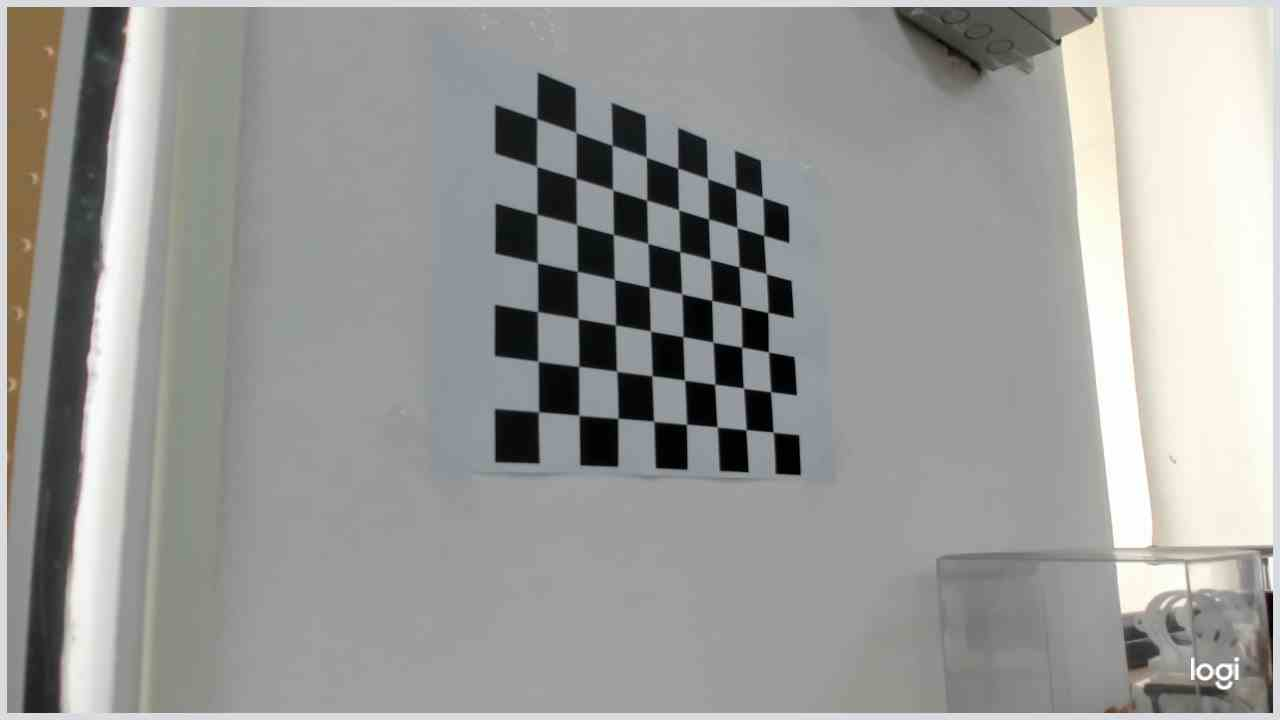
#> input picture python/cailbration/RGB_projector/camera_calibration_data/00.jpg, 1280 x 720 px
$ jupyter execute RGB_camera_calibration.ipynb
#> lines starting #> are read from the running program, lines starting #| are printed output that depends on the picture; after the words box and inside, x2 and y2 are one past the last pixel; in counts of white or black regions, pixels touching at a corner belong together; long printed decimals are rounded
[cell 1]
import numpy as np
import cv2
import glob
import matplotlib.pyplot as plt
from PIL import Image
import os
import os.path
import glob
import argparse

[cell 2]
np.set_printoptions(suppress=True)

[cell 3]
# prepare object points, like (0,0,0), (1,0,0), (2,0,0) ....,(6,5,0)
# (8,6) is for the given testing images.
# If you use the another data (e.g. pictures you take by your smartphone),
# you need to set the corresponding numbers.
corner_x = 8
corner_y = 7
objp = np.zeros((corner_x*corner_y,3), np.float32)
objp[:,:2] = np.mgrid[0:corner_x, 0:corner_y].T.reshape(-1,2)
block_len = 2.5
objp = objp * block_len

[cell 4]
RGBobjpoints = []
RGBimgpoints = [] # 2d points in image plane.

# Make a list of calibration images
images = glob.glob('camera_calibration_data/*g')

# Step through the list and search for chessboard corners
print('Start finding chessboard corners of RGB image...')
for idx, fname in enumerate(images):
    img = cv2.imread(fname)
#> img is the input picture: shape (720, 1280, 3); mean B, G, R 152.9, 155.1, 155.1
    gray = cv2.cvtColor(img, cv2.COLOR_BGR2GRAY)
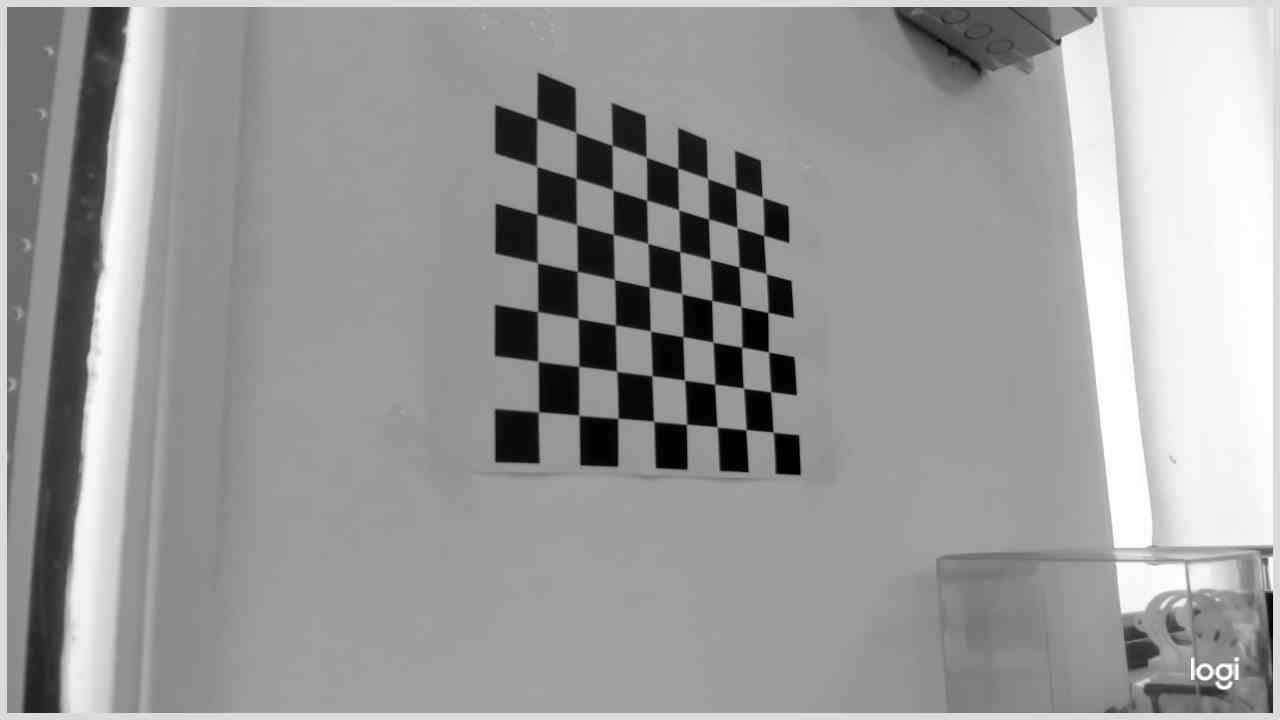
#> gray: shape (720, 1280); min 0, max 255, mean 154.9
    plt.imshow(gray)
    img_size = (img.shape[1], img.shape[0])
#> img_size = (1280, 720)

    #Find the chessboard corners
    print('find the chessboard corners of',fname)
    ret, corners = cv2.findChessboardCorners(gray, (corner_x,corner_y), None)
#> ret = True; corners = 56 rows, first 8: [773, 432.5], [745.5, 429.5], [716.1, 428.2], [685.5, 423.6], [654.2, 419.6], [621, 414], [574, 411], [538.5, 412]

    #criteria:角點精準化迭代過程的終止條件
    criteria = (cv2.TERM_CRITERIA_EPS + cv2.TERM_CRITERIA_MAX_ITER, 30, 0.001)
    #執行亞畫素級角點檢測
    corners = cv2.cornerSubPix(gray,corners,(11,11),(-1,-1),criteria)
#> corners = 56 rows, first 8: [773.2, 432.2], [746, 429.7], [717.2, 427], [686.5, 424.4], [653.7, 421.3], [617.9, 418.4], [578.9, 415.3], [538.5, 411.8]

#     print(len(corners))

    # If found, add object points, image points
    if ret == True:
        RGBobjpoints.append(objp)
        RGBimgpoints.append(corners)
#         print(fname)

        # Draw and display the corners
        cv2.drawChessboardCorners(img, (corner_x,corner_y), corners, ret)
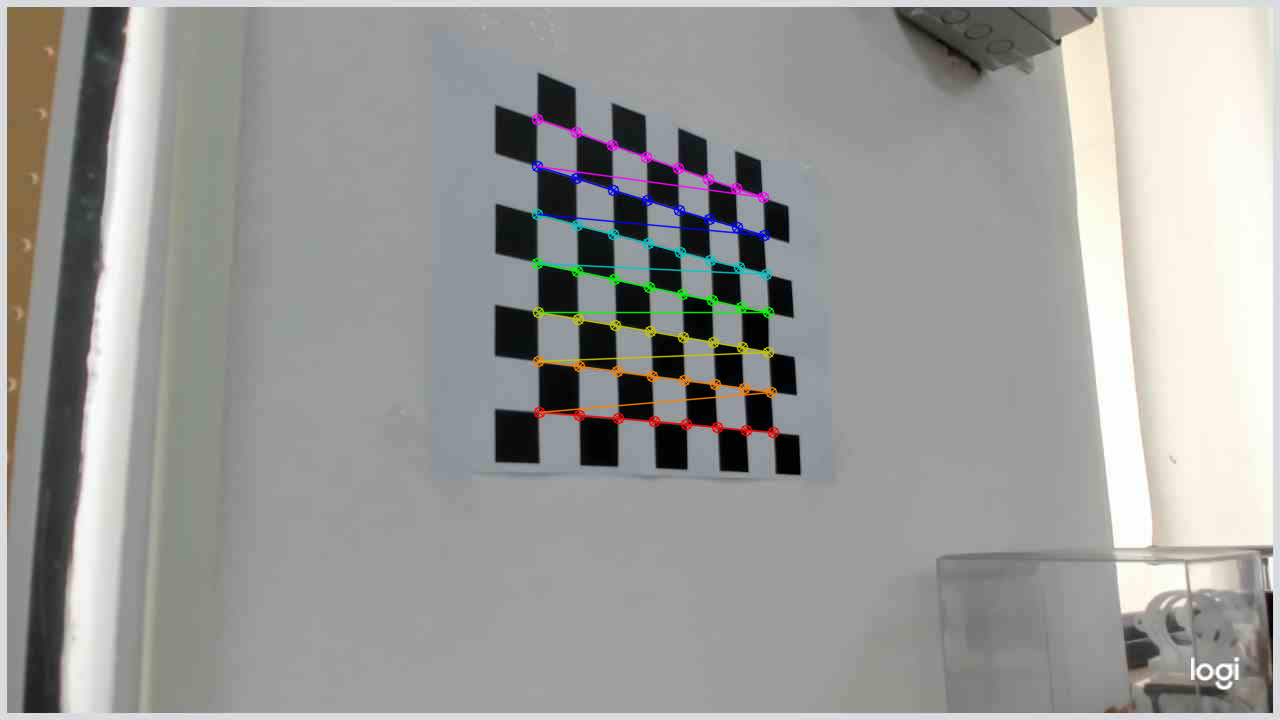
#> img: shape (720, 1280, 3); 1.45% of pixels changed, all inside (x1, y1, x2, y2) = (531, 113, 780, 439)
        plt.imshow(img)
    else:
        print(fname)
#> pass 2 of the loop `for idx, fname in enumerate(images):`:
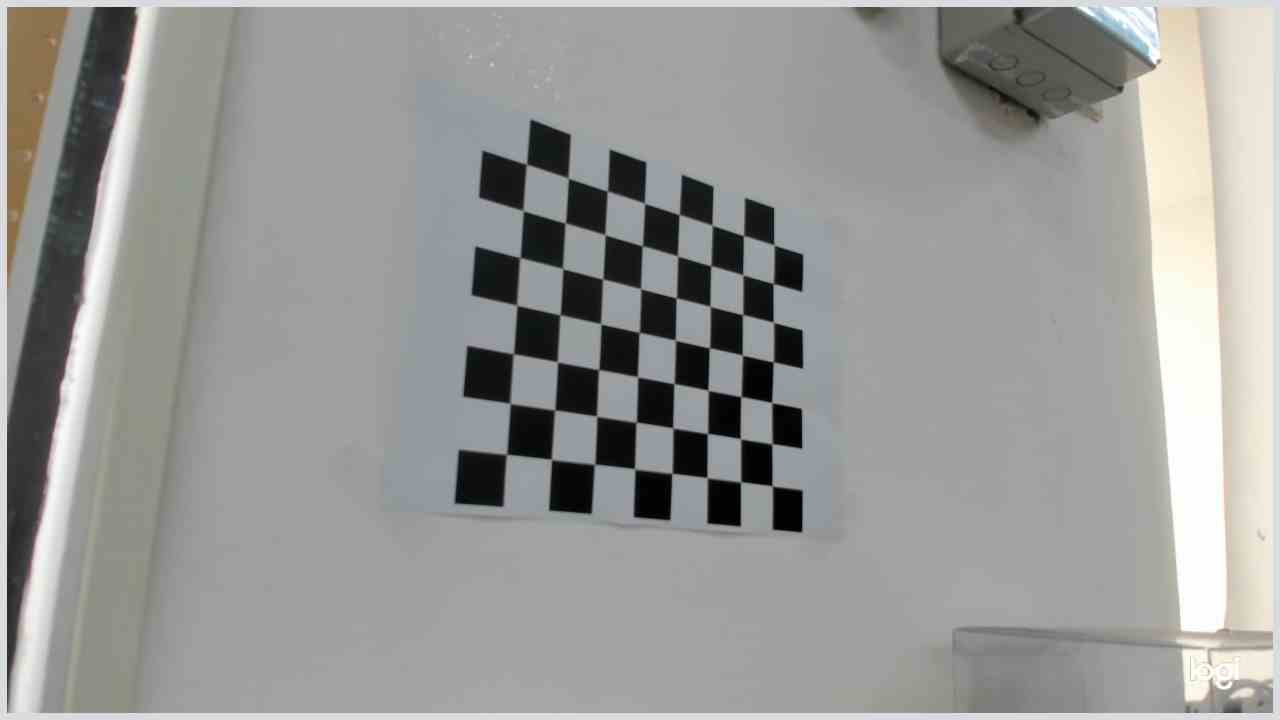
#> input picture python/cailbration/RGB_projector/camera_calibration_data/2020-02-05_14-10-19.jpg, 1280 x 720 px
#> img is the input picture: shape (720, 1280, 3); mean B, G, R 151.6, 153.6, 153.4
#> `gray = cv2.cvtColor(img, cv2.COLOR_BGR2GRAY)`:
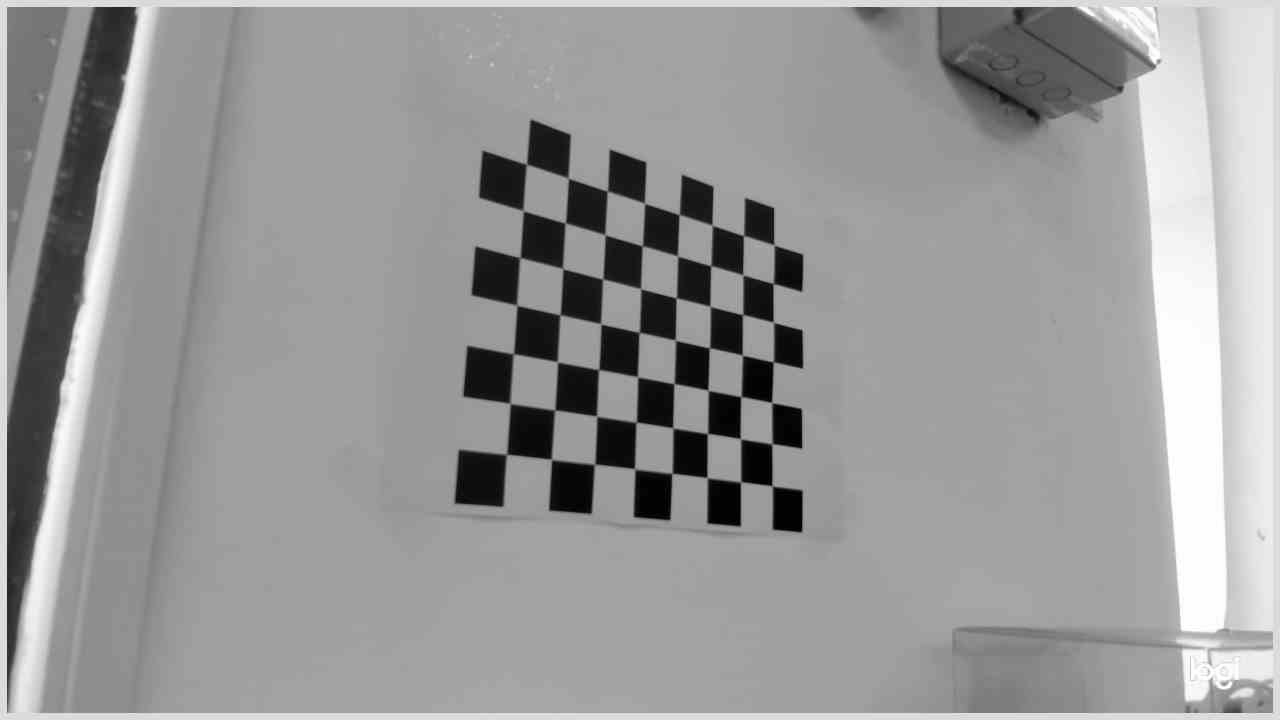
#> gray: shape (720, 1280); min 0, max 255, mean 153.3
#> `ret, corners = cv2.findChessboardCorners(gray, (corner_x,corner_y), No..`: corners = 56 rows, first 8: [766, 480], [739.5, 480.4], [708.4, 476.4], [672, 473.5], [634.5, 469], [594.5, 464.5], [551, 459.5], [505.2, 452.9]
#> `corners = cv2.cornerSubPix(gray,corners,(11,11),(-1,-1),criteria)`: corners = 56 rows, first 8: [772.1, 485.8], [740.6, 481.8], [707.2, 477.7], [672, 473.4], [634.8, 468.9], [594.6, 464.3], [551.4, 459.4], [506.5, 454.3]
#> `cv2.drawChessboardCorners(img, (corner_x,corner_y), corners, ret)`:
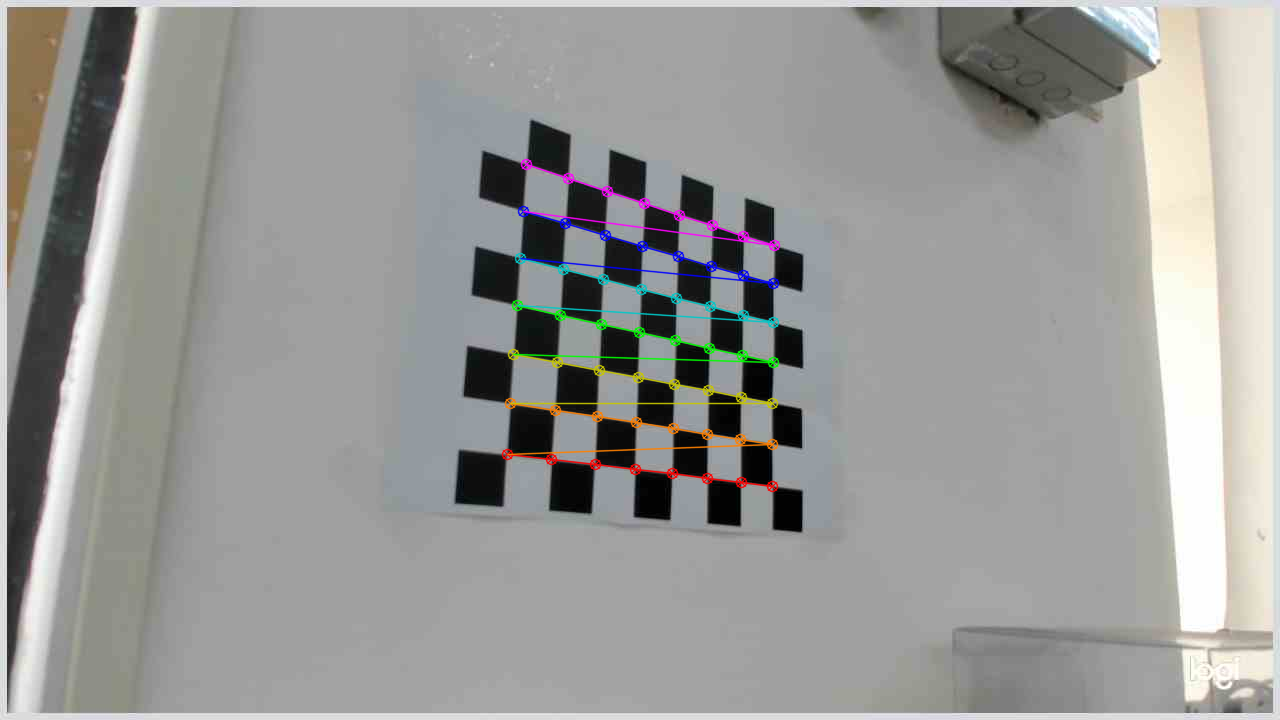
#> img: shape (720, 1280, 3); 1.56% of pixels changed, all inside (x1, y1, x2, y2) = (501, 158, 781, 493)
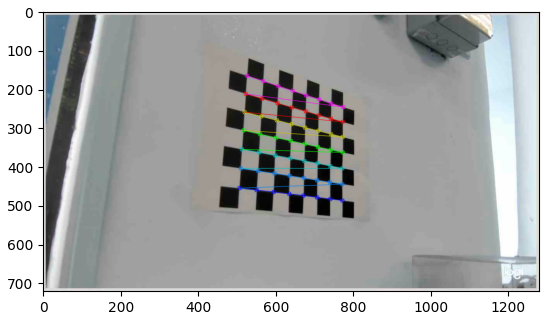
#> figure drawn by matplotlib, 1 panel; B, G, R data is drawn as R, G, B

[cell 5]
print('Camera calibration by recorded RGB image...')
# You need to comment these functions and write your calibration function from scratch.
# Notice that rvecs is rotation vector, not the rotation matrix, and tvecs is translation vector.
# In practice, you'll derive extrinsics matrixes directly. The shape must be [pts_num,3,4], and use them to plot.
print(len(RGBobjpoints), len(RGBimgpoints))
#| 2 2
print(RGBobjpoints[0].shape, RGBimgpoints[0].shape)
#| (56, 3) (56, 1, 2)
print(img_size)
#| (1280, 720)
ret, RGB_mtx, RGB_dist, RGB_rvecs, RGB_tvecs = cv2.calibrateCamera(RGBobjpoints, RGBimgpoints, img_size,None,None)
#> ret = 0.356; RGB_mtx = [[914.9, 0, 716.6], [0, 933.3, 396.4], [0, 0, 1]]; RGB_dist = [[0.404, -3.32, 0.012, 0.0274, 13.4]]; RGB_rvecs = ([1.2, -0.252, -2.87], [1.01, -0.291, -2.87]); RGB_tvecs = ([3.53, 2.16, 57.37], [3.34, 5.24, 55.48])
RGB_Vr = np.array(RGB_rvecs)
RGB_Tr = np.array(RGB_tvecs)
RGB_extrinsics = np.concatenate((RGB_Vr, RGB_Tr), axis=1).reshape(-1,6)
#> RGB_extrinsics = [[1.2, -0.252, -2.87, 3.53, 2.16, 57.37], [1.01, -0.291, -2.87, 3.34, 5.24, 55.48]]
print(ret)
#| 0.356
print(RGB_mtx)
#| [[914.947   0.         716.631]
#|  [  0.         933.297 396.428]
#|  [  0.           0.           1.        ]]
print(RGB_dist)
#| [[ 0.4038 -3.320  0.01197  0.02742   13.397]]
print()
print(RGB_extrinsics)
#| [[ 1.200 -0.2517 -2.869  3.527  2.164 57.371]
#|  [ 1.006 -0.2908 -2.872  3.336  5.244 55.480]]
print(RGB_Tr)
#| [[[ 3.527]
#|   [ 2.164]
#|   [57.371]]
#|  [[ 3.336]
#|   [ 5.244]
#|   [55.480]]]
